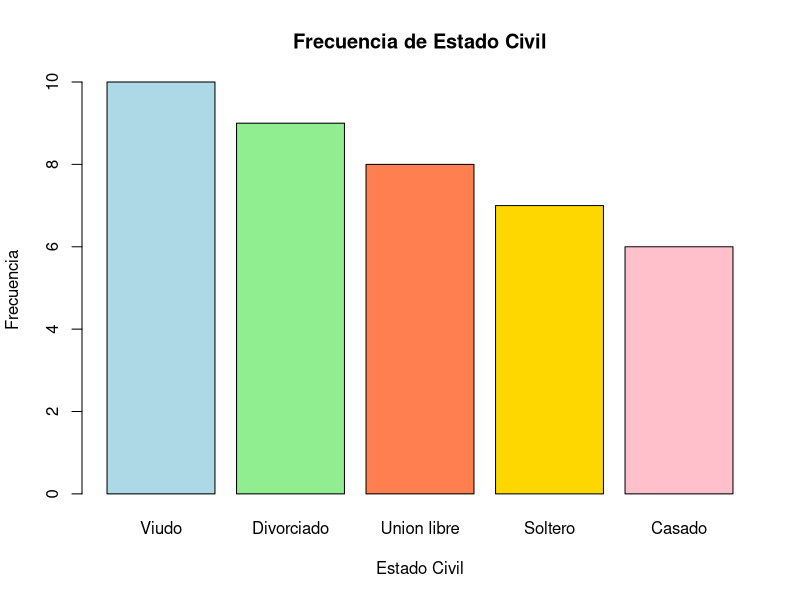
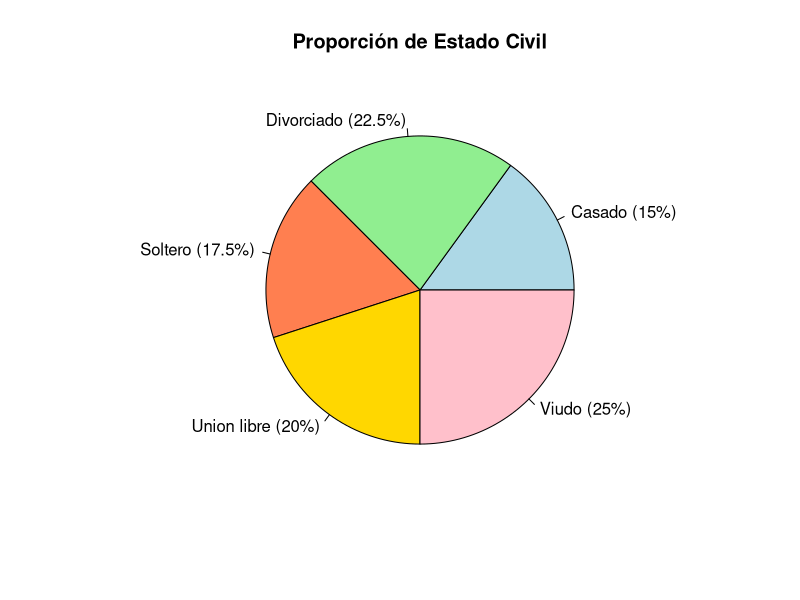

These figures' R source, in order:
## ---- chunk 1
Estado_Civil <- c("Viudo", "Viudo", "Union libre", "Soltero", "Viudo", "Union libre", "Divorciado",
 "Casado", "Union libre", "Viudo", "Viudo", "Soltero", "Divorciado", "Divorciado", "Divorciado",
 "Union libre", "Casado", "Union libre", "Casado", "Soltero", "Viudo", "Casado", "Casado", "Divorciado",
 "Union libre", "Soltero", "Divorciado", "Divorciado", "Casado", "Union libre", "Soltero",
 "Viudo", "Viudo", "Soltero", "Divorciado", "Viudo", "Viudo", "Soltero", "Union libre", "Divorciado")
## ---- chunk 2
suma_total_datos <- length(Estado_Civil)
print(paste("Suma total de datos:", suma_total_datos))
## ---- chunk 3
frecuencia <- table(Estado_Civil)
print("Tabla de frecuencia:")
print(frecuencia)
## ---- chunk 4
frecuencia_ordenada <- sort(frecuencia, decreasing = TRUE)
print("Tabla de frecuencia ordenada:")
print(frecuencia_ordenada)
## ---- chunk 5
proporciones <- prop.table(frecuencia)
print("Proporciones:")
print(proporciones)

porcentajes <- round(proporciones * 100, 2)
print("Porcentajes:")
print(porcentajes)
## ---- chunk 6
max_frecuencia <- max(frecuencia)
min_frecuencia <- min(frecuencia)

cat_max_frec <- names(frecuencia[frecuencia == max_frecuencia])
cat_min_frec <- names(frecuencia[frecuencia == min_frecuencia])

print(paste("Categoría con la frecuencia máxima:", cat_max_frec, " (", max_frecuencia, ")"))
print(paste("Categoría con la frecuencia mínima:", cat_min_frec, " (", min_frecuencia, ")"))
## ---- chunk 7
barplot(frecuencia_ordenada,
        main = "Frecuencia de Estado Civil",
        xlab = "Estado Civil",
        ylab = "Frecuencia",
        col = c("lightblue", "lightgreen", "coral", "gold", "pink"),
        border = "black")
## ---- chunk 8
pie(frecuencia,
    labels = paste(names(frecuencia), " (", porcentajes, "%)", sep = ""),
    main = "Proporción de Estado Civil",
    col = c("lightblue", "lightgreen", "coral", "gold", "pink"))

## ---- chunk 9

## ---- chunk 10

## ---- chunk 11

